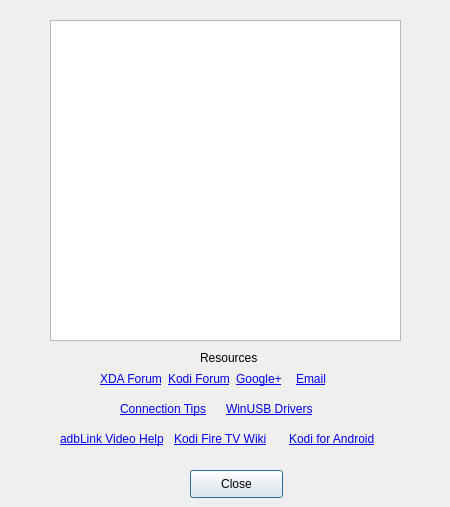
<?xml version="1.0" encoding="UTF-8"?>
<ui version="4.0">
 <class>helpDialog</class>
 <widget class="QDialog" name="helpDialog">
  <property name="geometry">
   <rect>
    <x>0</x>
    <y>0</y>
    <width>450</width>
    <height>507</height>
   </rect>
  </property>
  <property name="windowTitle">
   <string>adbLink help</string>
  </property>
  <property name="modal">
   <bool>false</bool>
  </property>
  <widget class="QTextBrowser" name="textBrowser">
   <property name="geometry">
    <rect>
     <x>50</x>
     <y>20</y>
     <width>351</width>
     <height>321</height>
    </rect>
   </property>
   <property name="html">
    <string>&lt;!DOCTYPE HTML PUBLIC &quot;-//W3C//DTD HTML 4.0//EN&quot; &quot;http://www.w3.org/TR/REC-html40/strict.dtd&quot;&gt;
&lt;html&gt;&lt;head&gt;&lt;meta name=&quot;qrichtext&quot; content=&quot;1&quot; /&gt;&lt;style type=&quot;text/css&quot;&gt;
p, li { white-space: pre-wrap; }
&lt;/style&gt;&lt;/head&gt;&lt;body style=&quot; font-family:'.SF NS Text'; font-size:13pt; font-weight:400; font-style:normal;&quot;&gt;
&lt;p style=&quot;-qt-paragraph-type:empty; margin-top:0px; margin-bottom:0px; margin-left:0px; margin-right:0px; -qt-block-indent:0; text-indent:0px; font-family:'.Lucida Grande UI';&quot;&gt;&lt;br /&gt;&lt;/p&gt;&lt;/body&gt;&lt;/html&gt;</string>
   </property>
  </widget>
  <widget class="QPushButton" name="pushButton">
   <property name="geometry">
    <rect>
     <x>190</x>
     <y>470</y>
     <width>93</width>
     <height>28</height>
    </rect>
   </property>
   <property name="text">
    <string>Close</string>
   </property>
  </widget>
  <widget class="QLabel" name="label">
   <property name="geometry">
    <rect>
     <x>200</x>
     <y>350</y>
     <width>91</width>
     <height>16</height>
    </rect>
   </property>
   <property name="text">
    <string>&lt;html&gt;&lt;head/&gt;&lt;body&gt;&lt;p&gt;&lt;span style=&quot; f text-decoration: underline;&quot;&gt;Resources&lt;/span&gt;&lt;/p&gt;&lt;/body&gt;&lt;/html&gt;</string>
   </property>
  </widget>
  <widget class="QWidget" name="">
   <property name="geometry">
    <rect>
     <x>60</x>
     <y>430</y>
     <width>337</width>
     <height>18</height>
    </rect>
   </property>
   <layout class="QHBoxLayout" name="horizontalLayout">
    <item>
     <widget class="QLabel" name="label_12">
      <property name="text">
       <string>&lt;html&gt;&lt;head/&gt;&lt;body&gt;&lt;p&gt;&lt;a href=&quot;http://www.jocala.com/video.html&quot;&gt;&lt;span style=&quot; text-decoration: underline; color:#0000ff;&quot;&gt;adbLink Video Help&lt;/span&gt;&lt;/a&gt;&lt;/p&gt;&lt;/body&gt;&lt;/html&gt;</string>
      </property>
      <property name="openExternalLinks">
       <bool>true</bool>
      </property>
      <property name="textInteractionFlags">
       <set>Qt::LinksAccessibleByMouse|Qt::TextSelectableByMouse</set>
      </property>
     </widget>
    </item>
    <item>
     <widget class="QLabel" name="label_5">
      <property name="text">
       <string>&lt;html&gt;&lt;head/&gt;&lt;body&gt;&lt;p&gt;&lt;a href=&quot;http://wiki.xbmc.org/index.php?title=Amazon_Fire_TV&quot;&gt;&lt;span style=&quot; text-decoration: underline;   color:#0000ff;&quot;&gt;Kodi Fire TV Wiki&lt;/span&gt;&lt;/a&gt;&lt;/p&gt;&lt;/body&gt;&lt;/html&gt;</string>
      </property>
      <property name="openExternalLinks">
       <bool>true</bool>
      </property>
      <property name="textInteractionFlags">
       <set>Qt::LinksAccessibleByMouse|Qt::TextSelectableByMouse</set>
      </property>
     </widget>
    </item>
    <item>
     <widget class="QLabel" name="label_10">
      <property name="text">
       <string>&lt;html&gt;&lt;head/&gt;&lt;body&gt;&lt;p&gt;&lt;a href=&quot;http://kodi.wiki/view/Android&quot;&gt;&lt;span style=&quot;  text-decoration: underline; color:#0000ff;&quot;&gt;Kodi for Android&lt;/span&gt;&lt;/a&gt;&lt;/p&gt;&lt;/body&gt;&lt;/html&gt;</string>
      </property>
      <property name="openExternalLinks">
       <bool>true</bool>
      </property>
      <property name="textInteractionFlags">
       <set>Qt::LinksAccessibleByMouse|Qt::TextSelectableByMouse</set>
      </property>
     </widget>
    </item>
   </layout>
  </widget>
  <widget class="QWidget" name="">
   <property name="geometry">
    <rect>
     <x>120</x>
     <y>400</y>
     <width>205</width>
     <height>18</height>
    </rect>
   </property>
   <layout class="QHBoxLayout" name="horizontalLayout_2">
    <item>
     <widget class="QLabel" name="label_8">
      <property name="text">
       <string>&lt;html&gt;&lt;head/&gt;&lt;body&gt;&lt;p&gt;&lt;a href=&quot;http://jocala.com/connhelp.html&quot;&gt;&lt;span style=&quot; text-decoration: underline; color:#0000ff;&quot;&gt;Connection Tips&lt;/span&gt;&lt;/a&gt;&lt;/p&gt;&lt;/body&gt;&lt;/html&gt;</string>
      </property>
      <property name="openExternalLinks">
       <bool>true</bool>
      </property>
      <property name="textInteractionFlags">
       <set>Qt::LinksAccessibleByMouse|Qt::TextSelectableByMouse</set>
      </property>
     </widget>
    </item>
    <item>
     <widget class="QLabel" name="label_11">
      <property name="text">
       <string>&lt;html&gt;&lt;head/&gt;&lt;body&gt;&lt;p&gt;&lt;a href=&quot;http://www.jocala.com/usbdriver/index.html&quot;&gt;&lt;span style=&quot; text-decoration: underline;   color:#0000ff;&quot;&gt;WinUSB Drivers&lt;/span&gt;&lt;/a&gt;&lt;/p&gt;&lt;/body&gt;&lt;/html&gt;</string>
      </property>
      <property name="openExternalLinks">
       <bool>true</bool>
      </property>
      <property name="textInteractionFlags">
       <set>Qt::LinksAccessibleByMouse|Qt::TextSelectableByMouse</set>
      </property>
     </widget>
    </item>
   </layout>
  </widget>
  <widget class="QWidget" name="">
   <property name="geometry">
    <rect>
     <x>100</x>
     <y>370</y>
     <width>249</width>
     <height>18</height>
    </rect>
   </property>
   <layout class="QHBoxLayout" name="horizontalLayout_3">
    <item>
     <widget class="QLabel" name="label_7">
      <property name="text">
       <string>&lt;html&gt;&lt;head/&gt;&lt;body&gt;&lt;p&gt;&lt;a href=&quot;http://forum.xda-developers.com/showthread.php?t=2786505&quot;&gt;&lt;span style=&quot; text-decoration: underline;   color:#0000ff;&quot;&gt;XDA Forum&lt;/span&gt;&lt;/a&gt;&lt;/p&gt;&lt;/body&gt;&lt;/html&gt;</string>
      </property>
      <property name="openExternalLinks">
       <bool>true</bool>
      </property>
      <property name="textInteractionFlags">
       <set>Qt::LinksAccessibleByMouse|Qt::TextSelectableByMouse</set>
      </property>
     </widget>
    </item>
    <item>
     <widget class="QLabel" name="label_6">
      <property name="text">
       <string>&lt;html&gt;&lt;head/&gt;&lt;body&gt;&lt;p&gt;&lt;a href=&quot;http://forum.xbmc.org/showthread.php?tid=198873&quot;&gt;&lt;span style=&quot; text-decoration: underline;   color:#0000ff;&quot;&gt;Kodi Forum&lt;/span&gt;&lt;/a&gt;&lt;/p&gt;&lt;/body&gt;&lt;/html&gt;</string>
      </property>
      <property name="openExternalLinks">
       <bool>true</bool>
      </property>
      <property name="textInteractionFlags">
       <set>Qt::LinksAccessibleByMouse|Qt::TextSelectableByMouse</set>
      </property>
     </widget>
    </item>
    <item>
     <widget class="QLabel" name="label_15">
      <property name="text">
       <string>&lt;html&gt;&lt;head/&gt;&lt;body&gt;&lt;p&gt;&lt;a href=&quot;https://plus.google.com/u/1/communities/108826374192140927785&quot;&gt;&lt;span style=&quot; text-decoration: underline;   color:#0000ff;&quot;&gt;Google+&lt;/span&gt;&lt;/a&gt;&lt;/p&gt;&lt;/body&gt;&lt;/html&gt;</string>
      </property>
      <property name="openExternalLinks">
       <bool>true</bool>
      </property>
      <property name="textInteractionFlags">
       <set>Qt::LinksAccessibleByMouse|Qt::TextSelectableByMouse</set>
      </property>
     </widget>
    </item>
    <item>
     <widget class="QLabel" name="label_16">
      <property name="text">
       <string>&lt;html&gt;&lt;head/&gt;&lt;body&gt;&lt;p&gt;&lt;a href=&quot;mailto:jocala@jocala.com?Subject=Support&quot;&gt;&lt;span style=&quot;  text-decoration: underline; color:#0000ff;&quot;&gt;Email&lt;/span&gt;&lt;/a&gt;&lt;/p&gt;&lt;/body&gt;&lt;/html&gt;</string>
      </property>
      <property name="openExternalLinks">
       <bool>true</bool>
      </property>
      <property name="textInteractionFlags">
       <set>Qt::LinksAccessibleByMouse|Qt::TextSelectableByMouse</set>
      </property>
     </widget>
    </item>
   </layout>
  </widget>
 </widget>
 <resources/>
 <connections>
  <connection>
   <sender>pushButton</sender>
   <signal>clicked()</signal>
   <receiver>helpDialog</receiver>
   <slot>close()</slot>
   <hints>
    <hint type="sourcelabel">
     <x>162</x>
     <y>262</y>
    </hint>
    <hint type="destinationlabel">
     <x>204</x>
     <y>372</y>
    </hint>
   </hints>
  </connection>
 </connections>
</ui>
